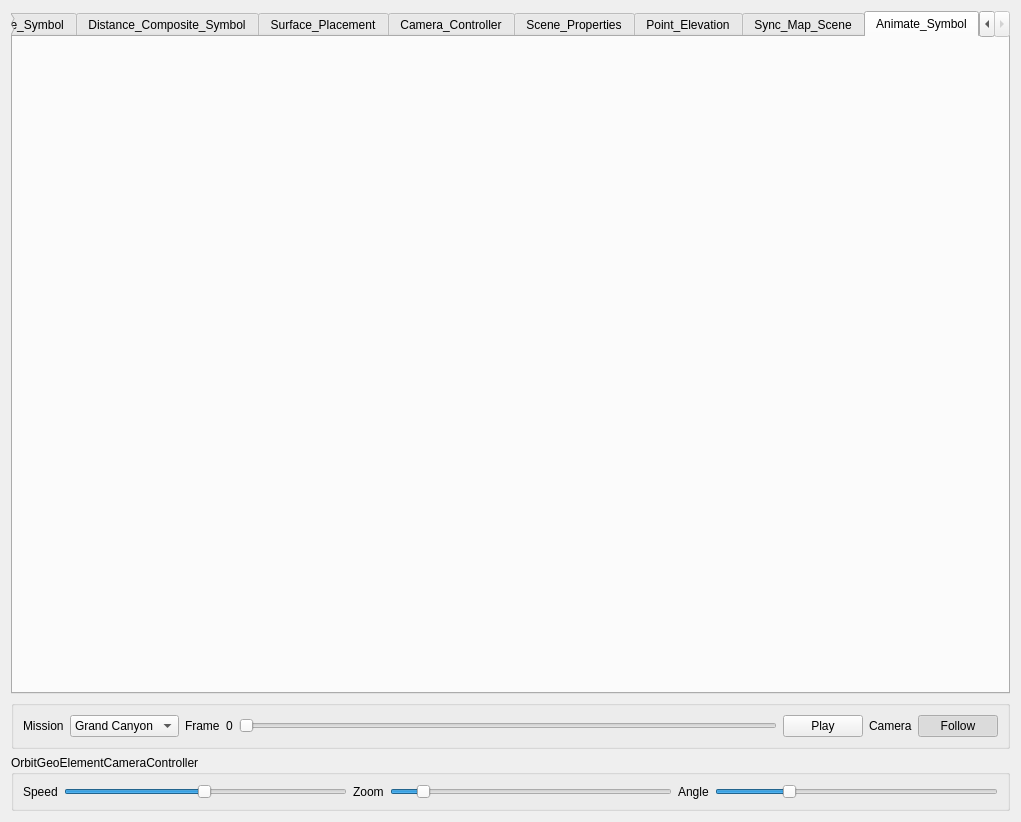
<?xml version="1.0" encoding="UTF-8"?>
<ui version="4.0">
 <class>ArcGIS_Window</class>
 <widget class="QWidget" name="ArcGIS_Window">
  <property name="geometry">
   <rect>
    <x>0</x>
    <y>0</y>
    <width>1021</width>
    <height>822</height>
   </rect>
  </property>
  <property name="windowTitle">
   <string>Form</string>
  </property>
  <layout class="QGridLayout" name="gridLayout_2">
   <item row="1" column="0">
    <widget class="QGroupBox" name="groupBox_5">
     <property name="title">
      <string/>
     </property>
     <layout class="QHBoxLayout" name="horizontalLayout_6">
      <item>
       <widget class="QLabel" name="label_5">
        <property name="text">
         <string>Mission</string>
        </property>
       </widget>
      </item>
      <item>
       <widget class="QComboBox" name="mission_select">
        <item>
         <property name="text">
          <string>Grand Canyon</string>
         </property>
        </item>
        <item>
         <property name="text">
          <string>Hawaii</string>
         </property>
        </item>
        <item>
         <property name="text">
          <string>Pyrenees</string>
         </property>
        </item>
        <item>
         <property name="text">
          <string>Snowdon</string>
         </property>
        </item>
       </widget>
      </item>
      <item>
       <widget class="QLabel" name="label_7">
        <property name="text">
         <string>Frame</string>
        </property>
       </widget>
      </item>
      <item>
       <widget class="QLabel" name="value_frame">
        <property name="text">
         <string>0</string>
        </property>
       </widget>
      </item>
      <item>
       <widget class="QSlider" name="slider_frame">
        <property name="maximum">
         <number>100000</number>
        </property>
        <property name="orientation">
         <enum>Qt::Orientation::Horizontal</enum>
        </property>
       </widget>
      </item>
      <item>
       <widget class="QPushButton" name="button_play">
        <property name="text">
         <string>Play</string>
        </property>
        <property name="checkable">
         <bool>true</bool>
        </property>
       </widget>
      </item>
      <item>
       <widget class="QLabel" name="label_8">
        <property name="text">
         <string>Camera</string>
        </property>
       </widget>
      </item>
      <item>
       <widget class="QPushButton" name="camera_follow">
        <property name="text">
         <string>Follow</string>
        </property>
        <property name="checkable">
         <bool>true</bool>
        </property>
        <property name="checked">
         <bool>true</bool>
        </property>
       </widget>
      </item>
     </layout>
    </widget>
   </item>
   <item row="0" column="0">
    <widget class="QTabWidget" name="tabWidget">
     <property name="currentIndex">
      <number>11</number>
     </property>
     <widget class="QWidget" name="tab_12">
      <attribute name="title">
       <string>Widget_Basic</string>
      </attribute>
      <layout class="QGridLayout" name="gridLayout_15">
       <item row="0" column="0">
        <widget class="Widget_Basic" name="widget_11" native="true"/>
       </item>
      </layout>
     </widget>
     <widget class="QWidget" name="tab_11">
      <attribute name="title">
       <string>Surface_Creation</string>
      </attribute>
      <layout class="QGridLayout" name="gridLayout_14">
       <item row="0" column="0">
        <widget class="Surface_Creation" name="widget_10" native="true"/>
       </item>
      </layout>
     </widget>
     <widget class="QWidget" name="tab">
      <attribute name="title">
       <string>Terrain Surface</string>
      </attribute>
      <layout class="QGridLayout" name="gridLayout">
       <item row="0" column="0">
        <widget class="Terrain_Surface" name="widget" native="true"/>
       </item>
      </layout>
     </widget>
     <widget class="QWidget" name="tab_2">
      <attribute name="title">
       <string>Mobile_Scene_Package</string>
      </attribute>
      <layout class="QGridLayout" name="gridLayout_3">
       <item row="0" column="0">
        <widget class="Mobile_Scene_Package" name="widget_3" native="true"/>
       </item>
      </layout>
     </widget>
     <widget class="QWidget" name="tab_3">
      <attribute name="title">
       <string>Scene_Symbol</string>
      </attribute>
      <layout class="QGridLayout" name="gridLayout_4">
       <item row="0" column="0">
        <widget class="Scene_Symbol" name="widget_2" native="true"/>
       </item>
      </layout>
     </widget>
     <widget class="QWidget" name="tab_8">
      <attribute name="title">
       <string>Distance_Composite_Symbol</string>
      </attribute>
      <layout class="QGridLayout" name="gridLayout_13">
       <item row="0" column="0">
        <widget class="Distance_Composite_Symbol" name="widget_8" native="true"/>
       </item>
      </layout>
     </widget>
     <widget class="QWidget" name="tab_4">
      <attribute name="title">
       <string>Surface_Placement</string>
      </attribute>
      <layout class="QGridLayout" name="gridLayout_5">
       <item row="0" column="0" colspan="2">
        <widget class="Surface_Placement" name="widget_4" native="true"/>
       </item>
       <item row="1" column="1">
        <layout class="QHBoxLayout" name="horizontalLayout_2">
         <item>
          <widget class="QLabel" name="label_2">
           <property name="text">
            <string>ZValue</string>
           </property>
          </widget>
         </item>
         <item>
          <widget class="QSlider" name="slider_z">
           <property name="orientation">
            <enum>Qt::Orientation::Horizontal</enum>
           </property>
          </widget>
         </item>
         <item>
          <widget class="QPushButton" name="draped_visibility">
           <property name="text">
            <string>Draped_Visibility</string>
           </property>
           <property name="checked">
            <bool>false</bool>
           </property>
          </widget>
         </item>
        </layout>
       </item>
      </layout>
     </widget>
     <widget class="QWidget" name="tab_5">
      <attribute name="title">
       <string>Camera_Controller</string>
      </attribute>
      <layout class="QGridLayout" name="gridLayout_6">
       <item row="0" column="0">
        <widget class="QGroupBox" name="groupBox">
         <property name="title">
          <string>Select Camera Controller</string>
         </property>
         <layout class="QGridLayout" name="gridLayout_7">
          <item row="0" column="0">
           <widget class="QRadioButton" name="radio_GlobeCameraController">
            <property name="text">
             <string>GlobeCameraController</string>
            </property>
            <property name="checked">
             <bool>true</bool>
            </property>
           </widget>
          </item>
          <item row="0" column="1">
           <widget class="QRadioButton" name="radio_OrbitGeoElementCameraController">
            <property name="text">
             <string>OrbitGeoElementCameraController</string>
            </property>
           </widget>
          </item>
          <item row="0" column="2">
           <widget class="QRadioButton" name="radio_OrbitLocationCameraController">
            <property name="text">
             <string>OrbitLocationCameraController</string>
            </property>
           </widget>
          </item>
         </layout>
        </widget>
       </item>
       <item row="1" column="0">
        <widget class="Camera_Controller" name="widget_5" native="true"/>
       </item>
      </layout>
     </widget>
     <widget class="QWidget" name="tab_6">
      <attribute name="title">
       <string>Scene_Properties</string>
      </attribute>
      <layout class="QHBoxLayout" name="horizontalLayout" stretch="1,3">
       <item>
        <widget class="QGroupBox" name="groupBox_2">
         <property name="title">
          <string/>
         </property>
         <layout class="QGridLayout" name="gridLayout_10">
          <item row="1" column="0">
           <layout class="QGridLayout" name="gridLayout_8">
            <item row="0" column="0">
             <widget class="QLabel" name="label">
              <property name="text">
               <string>Roll</string>
              </property>
             </widget>
            </item>
            <item row="0" column="1">
             <widget class="QLabel" name="value_roll">
              <property name="text">
               <string>value_roll</string>
              </property>
             </widget>
            </item>
            <item row="1" column="0" colspan="2">
             <widget class="QSlider" name="slider_roll">
              <property name="maximum">
               <number>360</number>
              </property>
              <property name="orientation">
               <enum>Qt::Orientation::Horizontal</enum>
              </property>
             </widget>
            </item>
           </layout>
          </item>
          <item row="2" column="0">
           <layout class="QGridLayout" name="gridLayout_9">
            <item row="0" column="0">
             <widget class="QLabel" name="label_4">
              <property name="text">
               <string>Pitch</string>
              </property>
             </widget>
            </item>
            <item row="0" column="1">
             <widget class="QLabel" name="value_pitch">
              <property name="text">
               <string>value_pitch</string>
              </property>
             </widget>
            </item>
            <item row="1" column="0" colspan="2">
             <widget class="QSlider" name="slider_pitch">
              <property name="maximum">
               <number>360</number>
              </property>
              <property name="orientation">
               <enum>Qt::Orientation::Horizontal</enum>
              </property>
             </widget>
            </item>
           </layout>
          </item>
          <item row="0" column="0">
           <layout class="QGridLayout" name="gridLayout_11">
            <item row="0" column="0">
             <widget class="QLabel" name="label_6">
              <property name="text">
               <string>Heading</string>
              </property>
             </widget>
            </item>
            <item row="0" column="1">
             <widget class="QLabel" name="value_heading">
              <property name="text">
               <string>value_heading</string>
              </property>
             </widget>
            </item>
            <item row="1" column="0" colspan="2">
             <widget class="QSlider" name="slider_heading">
              <property name="maximum">
               <number>360</number>
              </property>
              <property name="orientation">
               <enum>Qt::Orientation::Horizontal</enum>
              </property>
             </widget>
            </item>
           </layout>
          </item>
         </layout>
        </widget>
       </item>
       <item>
        <widget class="Scene_Properties" name="widget_6" native="true"/>
       </item>
      </layout>
     </widget>
     <widget class="QWidget" name="tab_7">
      <attribute name="title">
       <string>Point_Elevation</string>
      </attribute>
      <layout class="QGridLayout" name="gridLayout_12">
       <item row="0" column="0">
        <widget class="Point_Elevation" name="widget_7" native="true"/>
       </item>
       <item row="1" column="0">
        <widget class="QGroupBox" name="groupBox_3">
         <property name="title">
          <string/>
         </property>
         <layout class="QHBoxLayout" name="horizontalLayout_3">
          <item>
           <widget class="QLabel" name="label_3">
            <property name="text">
             <string>Elevation = </string>
            </property>
           </widget>
          </item>
          <item>
           <widget class="QLabel" name="value_elevation">
            <property name="text">
             <string>value_elevation</string>
            </property>
           </widget>
          </item>
         </layout>
        </widget>
       </item>
      </layout>
     </widget>
     <widget class="QWidget" name="tab_9">
      <attribute name="title">
       <string>Sync_Map_Scene</string>
      </attribute>
      <layout class="QHBoxLayout" name="horizontalLayout_4">
       <item>
        <widget class="Sync_Map_Scene" name="widget_map_scene" native="true"/>
       </item>
      </layout>
     </widget>
     <widget class="QWidget" name="tab_10">
      <attribute name="title">
       <string>Animate_Symbol</string>
      </attribute>
      <layout class="QHBoxLayout" name="horizontalLayout_5" stretch="3">
       <item>
        <widget class="Animate_Symbol" name="widget_9" native="true"/>
       </item>
      </layout>
     </widget>
    </widget>
   </item>
   <item row="2" column="0">
    <widget class="QGroupBox" name="groupBox_4">
     <property name="title">
      <string>OrbitGeoElementCameraController</string>
     </property>
     <layout class="QHBoxLayout" name="horizontalLayout_7">
      <item>
       <widget class="QLabel" name="label_11">
        <property name="text">
         <string>Speed</string>
        </property>
       </widget>
      </item>
      <item>
       <widget class="QSlider" name="slider_speed">
        <property name="minimum">
         <number>1</number>
        </property>
        <property name="maximum">
         <number>100</number>
        </property>
        <property name="value">
         <number>50</number>
        </property>
        <property name="orientation">
         <enum>Qt::Orientation::Horizontal</enum>
        </property>
       </widget>
      </item>
      <item>
       <widget class="QLabel" name="label_9">
        <property name="text">
         <string>Zoom</string>
        </property>
       </widget>
      </item>
      <item>
       <widget class="QSlider" name="slider_zoom">
        <property name="minimum">
         <number>10</number>
        </property>
        <property name="maximum">
         <number>5000</number>
        </property>
        <property name="value">
         <number>500</number>
        </property>
        <property name="orientation">
         <enum>Qt::Orientation::Horizontal</enum>
        </property>
       </widget>
      </item>
      <item>
       <widget class="QLabel" name="label_10">
        <property name="text">
         <string>Angle</string>
        </property>
       </widget>
      </item>
      <item>
       <widget class="QSlider" name="slider_angle">
        <property name="maximum">
         <number>180</number>
        </property>
        <property name="value">
         <number>45</number>
        </property>
        <property name="orientation">
         <enum>Qt::Orientation::Horizontal</enum>
        </property>
       </widget>
      </item>
     </layout>
    </widget>
   </item>
  </layout>
 </widget>
 <customwidgets>
  <customwidget>
   <class>Terrain_Surface</class>
   <extends>QWidget</extends>
   <header location="global">Demo/Terrain_Surface.hpp</header>
   <container>1</container>
  </customwidget>
  <customwidget>
   <class>Mobile_Scene_Package</class>
   <extends>QWidget</extends>
   <header location="global">Demo/Mobile_Scene_Package.hpp</header>
   <container>1</container>
  </customwidget>
  <customwidget>
   <class>Scene_Symbol</class>
   <extends>QWidget</extends>
   <header location="global">Demo/Scene_Symbol.hpp</header>
   <container>1</container>
  </customwidget>
  <customwidget>
   <class>Surface_Placement</class>
   <extends>QWidget</extends>
   <header location="global">Demo/Surface_Placement.hpp</header>
   <container>1</container>
  </customwidget>
  <customwidget>
   <class>Camera_Controller</class>
   <extends>QWidget</extends>
   <header location="global">Demo/Camera_Controller.hpp</header>
   <container>1</container>
  </customwidget>
  <customwidget>
   <class>Scene_Properties</class>
   <extends>QWidget</extends>
   <header location="global">Demo/Scene_Properties.hpp</header>
   <container>1</container>
  </customwidget>
  <customwidget>
   <class>Point_Elevation</class>
   <extends>QWidget</extends>
   <header location="global">Demo/Point_Elevation.hpp</header>
   <container>1</container>
  </customwidget>
  <customwidget>
   <class>Distance_Composite_Symbol</class>
   <extends>QWidget</extends>
   <header location="global">Demo/Distance_Composite_Symbol.hpp</header>
   <container>1</container>
  </customwidget>
  <customwidget>
   <class>Sync_Map_Scene</class>
   <extends>QWidget</extends>
   <header location="global">Demo/Sync_Map_Scene.hpp</header>
   <container>1</container>
  </customwidget>
  <customwidget>
   <class>Animate_Symbol</class>
   <extends>QWidget</extends>
   <header location="global">Demo/Animate_Symbol.hpp</header>
   <container>1</container>
  </customwidget>
  <customwidget>
   <class>Surface_Creation</class>
   <extends>QWidget</extends>
   <header location="global">Demo/Surface_Creation.hpp</header>
   <container>1</container>
  </customwidget>
  <customwidget>
   <class>Widget_Basic</class>
   <extends>QWidget</extends>
   <header location="global">Demo/Widget_Basic.hpp</header>
   <container>1</container>
  </customwidget>
 </customwidgets>
 <resources/>
 <connections/>
</ui>
